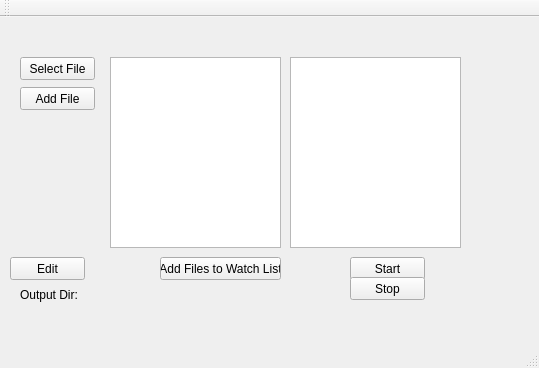
<?xml version="1.0" encoding="UTF-8"?>
<ui version="4.0">
 <class>MainWindow</class>
 <widget class="QMainWindow" name="MainWindow">
  <property name="geometry">
   <rect>
    <x>0</x>
    <y>0</y>
    <width>539</width>
    <height>368</height>
   </rect>
  </property>
  <property name="windowTitle">
   <string>StreamWatcher</string>
  </property>
  <widget class="QWidget" name="centralWidget">
   <widget class="QPushButton" name="fileExplorerButton">
    <property name="geometry">
     <rect>
      <x>20</x>
      <y>40</y>
      <width>75</width>
      <height>23</height>
     </rect>
    </property>
    <property name="text">
     <string>Select File</string>
    </property>
   </widget>
   <widget class="QPushButton" name="startButton">
    <property name="geometry">
     <rect>
      <x>350</x>
      <y>240</y>
      <width>75</width>
      <height>23</height>
     </rect>
    </property>
    <property name="text">
     <string>Start</string>
    </property>
   </widget>
   <widget class="QPushButton" name="addSelectedFileButton">
    <property name="geometry">
     <rect>
      <x>20</x>
      <y>70</y>
      <width>75</width>
      <height>23</height>
     </rect>
    </property>
    <property name="text">
     <string>Add File</string>
    </property>
   </widget>
   <widget class="QListWidget" name="tempListWidget">
    <property name="geometry">
     <rect>
      <x>110</x>
      <y>40</y>
      <width>171</width>
      <height>191</height>
     </rect>
    </property>
   </widget>
   <widget class="QPushButton" name="addFilesToWatchListButton">
    <property name="geometry">
     <rect>
      <x>160</x>
      <y>240</y>
      <width>121</width>
      <height>23</height>
     </rect>
    </property>
    <property name="text">
     <string>Add Files to Watch List</string>
    </property>
   </widget>
   <widget class="QListWidget" name="watchedFilesList">
    <property name="geometry">
     <rect>
      <x>290</x>
      <y>40</y>
      <width>171</width>
      <height>191</height>
     </rect>
    </property>
   </widget>
   <widget class="QPushButton" name="stopButton">
    <property name="geometry">
     <rect>
      <x>350</x>
      <y>260</y>
      <width>75</width>
      <height>23</height>
     </rect>
    </property>
    <property name="text">
     <string>Stop</string>
    </property>
   </widget>
   <widget class="QPushButton" name="editOutPutDirButton">
    <property name="geometry">
     <rect>
      <x>10</x>
      <y>240</y>
      <width>75</width>
      <height>23</height>
     </rect>
    </property>
    <property name="text">
     <string>Edit</string>
    </property>
   </widget>
   <widget class="QLabel" name="staticOutputDirLabel">
    <property name="geometry">
     <rect>
      <x>20</x>
      <y>270</y>
      <width>61</width>
      <height>16</height>
     </rect>
    </property>
    <property name="text">
     <string>Output Dir:</string>
    </property>
   </widget>
   <widget class="QLabel" name="outputDirLabel">
    <property name="geometry">
     <rect>
      <x>20</x>
      <y>290</y>
      <width>501</width>
      <height>16</height>
     </rect>
    </property>
    <property name="text">
     <string/>
    </property>
   </widget>
  </widget>
  <widget class="QMenuBar" name="menuBar">
   <property name="geometry">
    <rect>
     <x>0</x>
     <y>0</y>
     <width>539</width>
     <height>21</height>
    </rect>
   </property>
  </widget>
  <widget class="QToolBar" name="mainToolBar">
   <attribute name="toolBarArea">
    <enum>TopToolBarArea</enum>
   </attribute>
   <attribute name="toolBarBreak">
    <bool>false</bool>
   </attribute>
  </widget>
  <widget class="QStatusBar" name="statusBar"/>
 </widget>
 <layoutdefault spacing="6" margin="11"/>
 <resources/>
 <connections/>
</ui>
